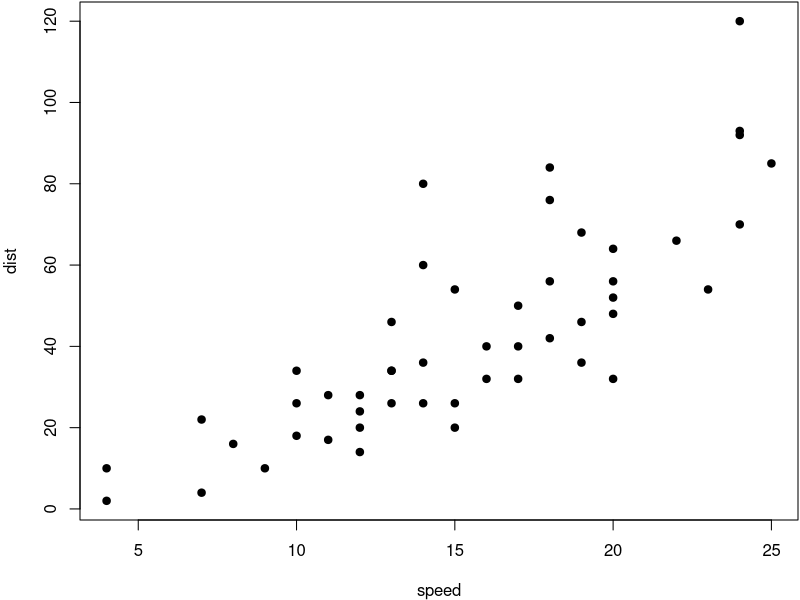

Write R code to recreate this figure.
## ----setup, include=FALSE------------------------------------------------
library(knitr)
# to base64 encode images
opts_knit$set(upload.fun = image_uri)

## ----cars-demo-----------------------------------------------------------
summary(cars)
fit=lm(dist~speed, data=cars)
summary(fit)

## ----cars-plot, fig.width=7, fig.height=6, fig.align='center'------------
par(mar=c(4,4,.1,.1))
plot(cars, pch=19)

## ----setup, eval=FALSE---------------------------------------------------
#  library(knitr)
#  # to base64 encode images
#  opts_knit$set(upload.fun = image_uri)

